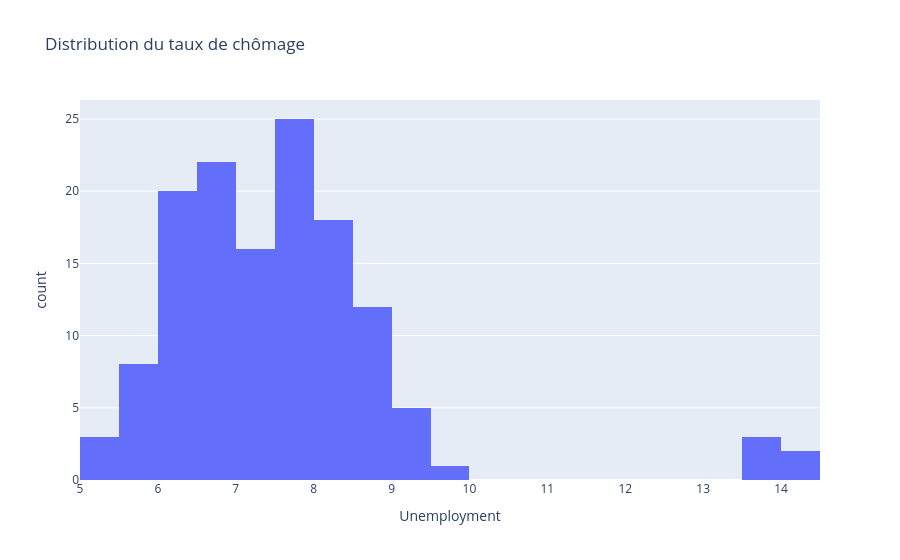

Notebook cell for this chart:
### Markdown cell above
### Taux de chômage

### Code cell
px.histogram(df, x="Unemployment", nbins=30,
             title="Distribution du taux de chômage")

### Figure 1 — Plotly figure (JSON) as saved in the notebook; plotly's stock layout.template omitted (floating-point values rounded to 4 significant figures; data arrays with more than 128 entries replaced by an {"elided": "..."} marker saying what was removed)
{"data": [{"bingroup": "x", "hovertemplate": "Unemployment=%{x}<br>count=%{y}<extra></extra>", "legendgroup": "", "marker": {"color": "#636efa", "pattern": {"shape": ""}}, "name": "", "nbinsx": 30, "orientation": "v", "showlegend": false, "type": "histogram", "x": {"elided": "150 float values"}, "xaxis": "x", "yaxis": "y"}], "layout": {"barmode": "relative", "legend": {"tracegroupgap": 0}, "title": {"text": "Distribution du taux de chômage"}, "xaxis": {"anchor": "y", "domain": [0, 1], "title": {"text": "Unemployment"}}, "yaxis": {"anchor": "x", "domain": [0, 1], "title": {"text": "count"}}}}
